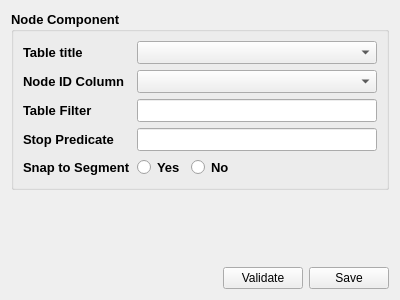
<?xml version="1.0" encoding="UTF-8"?>
<ui version="4.0">
 <class>mainWidget</class>
 <widget class="QWidget" name="mainWidget">
  <property name="geometry">
   <rect>
    <x>0</x>
    <y>0</y>
    <width>400</width>
    <height>300</height>
   </rect>
  </property>
  <property name="windowTitle">
   <string>Form</string>
  </property>
  <layout class="QVBoxLayout" name="verticalLayout">
   <item>
    <widget class="QGroupBox" name="mainGroupBox">
     <property name="font">
      <font>
       <family>Arial</family>
       <pointsize>10</pointsize>
       <weight>75</weight>
       <bold>true</bold>
       <underline>false</underline>
      </font>
     </property>
     <property name="styleSheet">
      <string notr="true"/>
     </property>
     <property name="title">
      <string>Node Component</string>
     </property>
     <layout class="QHBoxLayout" name="horizontalLayout_2">
      <item>
       <layout class="QGridLayout" name="propertyLayout">
        <item row="0" column="0">
         <widget class="QLabel" name="tableTitleLabel">
          <property name="font">
           <font>
            <family>Arial</family>
            <pointsize>10</pointsize>
           </font>
          </property>
          <property name="text">
           <string>Table title</string>
          </property>
         </widget>
        </item>
        <item row="0" column="1">
         <widget class="QComboBox" name="tableTitleCombo">
          <property name="whatsThis">
           <string extracomment="List of [Table Titles] from sm_tables where the sp_type = 'point' "/>
          </property>
         </widget>
        </item>
        <item row="1" column="0">
         <widget class="QLabel" name="nodeIdColumnLabel">
          <property name="font">
           <font>
            <weight>75</weight>
            <bold>true</bold>
           </font>
          </property>
          <property name="text">
           <string>Node ID Column</string>
          </property>
         </widget>
        </item>
        <item row="1" column="1">
         <widget class="QComboBox" name="nodeIdColumnCombo">
          <property name="whatsThis">
           <string extracomment="List of columns from the table referenced above"/>
          </property>
         </widget>
        </item>
        <item row="2" column="0">
         <widget class="QLabel" name="tableFilterLabel">
          <property name="text">
           <string>Table Filter</string>
          </property>
         </widget>
        </item>
        <item row="2" column="1">
         <widget class="QLineEdit" name="tableFilterEdit">
          <property name="whatsThis">
           <string extracomment="Filter to be applied to Node table.  "/>
          </property>
         </widget>
        </item>
        <item row="3" column="0">
         <widget class="QLabel" name="stopPredicateLabel">
          <property name="text">
           <string>Stop Predicate</string>
          </property>
         </widget>
        </item>
        <item row="3" column="1">
         <widget class="QLineEdit" name="stopPredicateEdit">
          <property name="whatsThis">
           <string extracomment="Filter to be applied to Node table.  "/>
          </property>
         </widget>
        </item>
        <item row="4" column="0">
         <widget class="QLabel" name="snapToSegmentLabel">
          <property name="text">
           <string>Snap to Segment</string>
          </property>
         </widget>
        </item>
        <item row="4" column="1">
         <layout class="QHBoxLayout" name="snapToSegmentLayout">
          <item>
           <widget class="QRadioButton" name="snapToSegmentYes">
            <property name="text">
             <string>Yes</string>
            </property>
           </widget>
          </item>
          <item>
           <widget class="QRadioButton" name="snapToSegmentNo">
            <property name="text">
             <string>No</string>
            </property>
           </widget>
          </item>
          <item>
           <spacer name="snapToSegmentSpacer">
            <property name="orientation">
             <enum>Qt::Horizontal</enum>
            </property>
            <property name="sizeHint" stdset="0">
             <size>
              <width>40</width>
              <height>20</height>
             </size>
            </property>
           </spacer>
          </item>
         </layout>
        </item>
       </layout>
      </item>
     </layout>
    </widget>
   </item>
   <item>
    <spacer name="verticalSpacer">
     <property name="orientation">
      <enum>Qt::Vertical</enum>
     </property>
     <property name="sizeHint" stdset="0">
      <size>
       <width>20</width>
       <height>113</height>
      </size>
     </property>
    </spacer>
   </item>
   <item>
    <layout class="QHBoxLayout" name="buttonLayout">
     <item>
      <spacer name="buttonSpacer">
       <property name="orientation">
        <enum>Qt::Horizontal</enum>
       </property>
       <property name="sizeHint" stdset="0">
        <size>
         <width>40</width>
         <height>20</height>
        </size>
       </property>
      </spacer>
     </item>
     <item>
      <widget class="QPushButton" name="validateButton">
       <property name="statusTip">
        <string extracomment="Run a count based on join.  If record count on both tables are not null AND the join count is zero, prompt for error, but accept yes.  If join count is more than sum of records in both tables, we have a potential Cartesian Product.  Prompt the user to reconsider as this may impact performance."/>
       </property>
       <property name="text">
        <string>Validate</string>
       </property>
      </widget>
     </item>
     <item>
      <widget class="QPushButton" name="saveButton">
       <property name="statusTip">
        <string extracomment="This button must be greyed out until validation is passed."/>
       </property>
       <property name="text">
        <string>Save</string>
       </property>
      </widget>
     </item>
    </layout>
   </item>
  </layout>
 </widget>
 <resources/>
 <connections/>
</ui>
